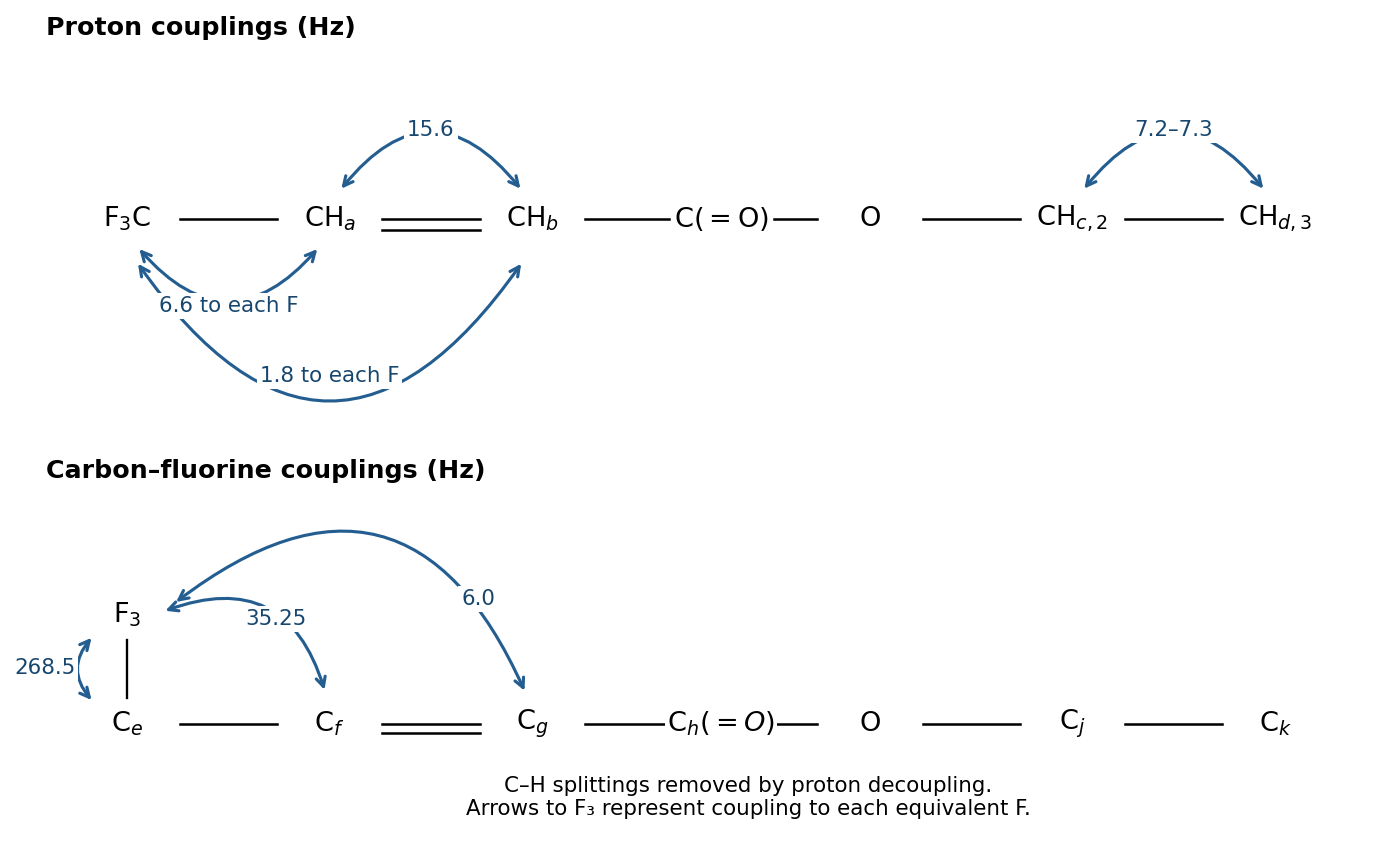

Python code for this plot:
"""Original coupling map for NST IA Chemistry 2025 Q1; Python 3.14."""
import matplotlib
matplotlib.use('Agg')
import matplotlib.pyplot as plt
from matplotlib.patches import FancyArrowPatch

def arc(ax, start, end, label, rad, label_xy):
    ax.add_patch(FancyArrowPatch(start, end, arrowstyle='<->', connectionstyle=f'arc3,rad={rad}', mutation_scale=12, color='#245e91', linewidth=1.6, shrinkA=10, shrinkB=10))
    ax.text(*label_xy, label, ha='center', va='center', fontsize=11, color='#17476f', bbox={'facecolor': 'white', 'edgecolor': 'none', 'pad': 1.5})

fig, axes = plt.subplots(2, 1, figsize=(10, 6.3), facecolor='white')
x = [0.6, 2.1, 3.6, 5.0, 6.1, 7.6, 9.1]
for ax in axes:
    ax.set(xlim=(-0.1, 9.8), ylim=(-1.5, 1.65))
    ax.axis('off')
for ax, labels in zip(axes, [
    [r'$\mathrm{F_3C}$', r'$\mathrm{CH}_a$', r'$\mathrm{CH}_b$', r'$\mathrm{C(=O)}$', r'$\mathrm{O}$', r'$\mathrm{CH}_{c,2}$', r'$\mathrm{CH}_{d,3}$'],
    [r'$\mathrm{C}_e$', r'$\mathrm{C}_f$', r'$\mathrm{C}_g$', r'$\mathrm{C}_h(=O)$', r'$\mathrm{O}$', r'$\mathrm{C}_j$', r'$\mathrm{C}_k$']]):
    for a, b in zip(x[:-1], x[1:]):
        ax.plot([a + .39, b - .39], [0, 0], color='black', lw=1.3)
    ax.plot([x[1] + .39, x[2] - .39], [-.09, -.09], color='black', lw=1.3)
    for xx, label in zip(x, labels):
        ax.text(xx, 0, label, fontsize=14, ha='center', va='center', bbox={'facecolor': 'white', 'edgecolor': 'none', 'pad': 1})
axes[0].text(0, 1.48, 'Proton couplings (Hz)', fontsize=13, weight='bold')
arc(axes[0], (x[1], .12), (x[2], .12), '15.6', -.7, (2.85, .72))
arc(axes[0], (x[0], -.12), (x[1], -.12), '6.6 to each F', .65, (1.35, -.7))
arc(axes[0], (x[0], -.23), (x[2], -.23), '1.8 to each F', .75, (2.1, -1.26))
arc(axes[0], (x[5], .12), (x[6], .12), '7.2–7.3', -.7, (8.35, .72))
axes[1].set_ylim(-1.25, 2.6)
axes[1].text(0, 2.42, 'Carbon–fluorine couplings (Hz)', fontsize=13, weight='bold')
axes[1].text(x[0], 1.0, r'$\mathrm{F}_3$', fontsize=14, ha='center')
axes[1].plot([x[0], x[0]], [.25, .82], color='black', lw=1.2)
arc(axes[1], (x[0]-.16, .98), (x[0]-.16, .1), '268.5', .6, (-.01, .55))
arc(axes[1], (x[0]+.15, 1.04), (x[1], .15), '35.25', -.6, (1.7, 1.03))
arc(axes[1], (x[0]+.25, 1.08), (x[2], .15), '6.0', -.67, (3.2, 1.23))
axes[1].text(5.2, -.9, 'C–H splittings removed by proton decoupling.\nArrows to F₃ represent coupling to each equivalent F.', fontsize=11, ha='center')
fig.tight_layout(h_pad=2.5)
fig.savefig('2025-nmr-couplings.png', dpi=140, facecolor='white', bbox_inches='tight')
plt.close(fig)
